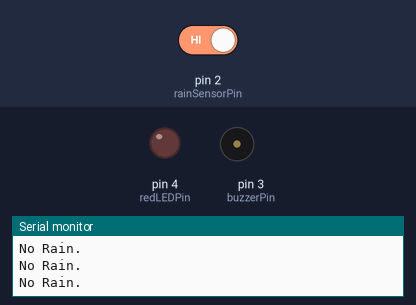
Bench run of a sketch on a simulated Arduino Uno, built with avr-gcc and run on an emulated ATmega328P. Shown: output pins drawn as LEDs (lit = HIGH), buzzer (waves = sounding, pin HIGH), the last lines printed to the serial monitor. The test bench sets the inputs (shaded band); at power-on: pin 2 (rainSensorPin) HIGH.

Above: at 1.8 s.
1.9 s: pin 2 (rainSensorPin) driven LOW
At 3.2 s:
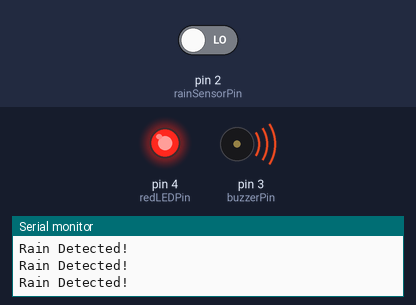
3.5 s: pin 2 (rainSensorPin) driven HIGH
At 4.6 s:
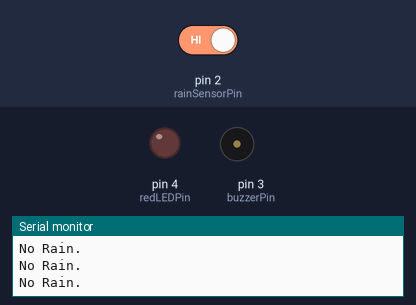
Timing chart, 0 to 6.5 s (numbered marks = the images above; inputs shaded):
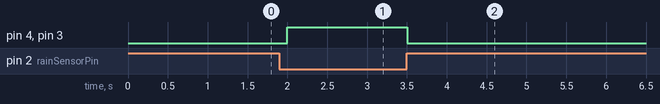

Measured:
- after the input at 1.9 s, pin 4 (redLEDPin), pin 3 (buzzerPin): LOW → HIGH after 0.10 s
- after the input at 3.5 s, pin 4 (redLEDPin), pin 3 (buzzerPin): HIGH → LOW at once

The sketch:

rain_detector_sensor.ino
```cpp
const int rainSensorPin = 2;  // Digital output from sensor
const int buzzerPin = 3;      // Buzzer pin
const int redLEDPin = 4;      // Red LED pin

void setup() {
  pinMode(rainSensorPin, INPUT);
  pinMode(buzzerPin, OUTPUT);
  pinMode(redLEDPin, OUTPUT);
  Serial.begin(9600);
  Serial.println("Rain Sensor Initialized");
}

void loop() {
  int rainStatus = digitalRead(rainSensorPin);

  if (rainStatus == LOW) {
    // Rain detected
    digitalWrite(buzzerPin, HIGH);
    digitalWrite(redLEDPin, HIGH);
    Serial.println("Rain Detected!");
  } else {
    // No rain
    digitalWrite(buzzerPin, LOW);
    digitalWrite(redLEDPin, LOW);
    Serial.println("No Rain.");
  }

  delay(500);
}
```
